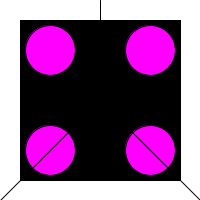
Frame 1 (no input)
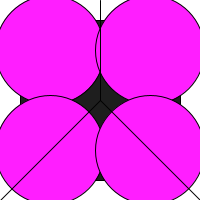
Frame 60 (the mouse pressed at the canvas centre just before this capture)
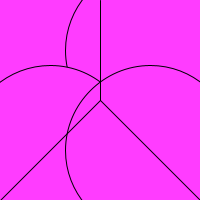
Frame 120 (the mouse held since frame 60 and released just before this capture)

The Processing sketch that drew these frames (run headless with seeded random() and noise(); from frame 60 on, the mouse is pressed at the canvas centre):

// Processing sketch: sketch_190429c
// ── sketch_190429c.pde
void setup(){
  size(200, 200);
  rectMode(CENTER); 
};

int F = 255;
int dia = 50;


void draw(){
  background(F);
  
  fill(frameCount /2);
  rect(100, 100, 160, 160);
  
  fill(F, frameCount /2, F);
  ellipse(50, 50, dia, dia);
  ellipse(150, 50, dia, dia);
  ellipse(50, 150, dia, dia);
  ellipse(150, 150, dia, dia);
  
  line(100, 0, 100, 100);
  line(0, 200, 100, 100);
  line(200, 200, 100, 100);
 
  dia = dia +1 ;
};
